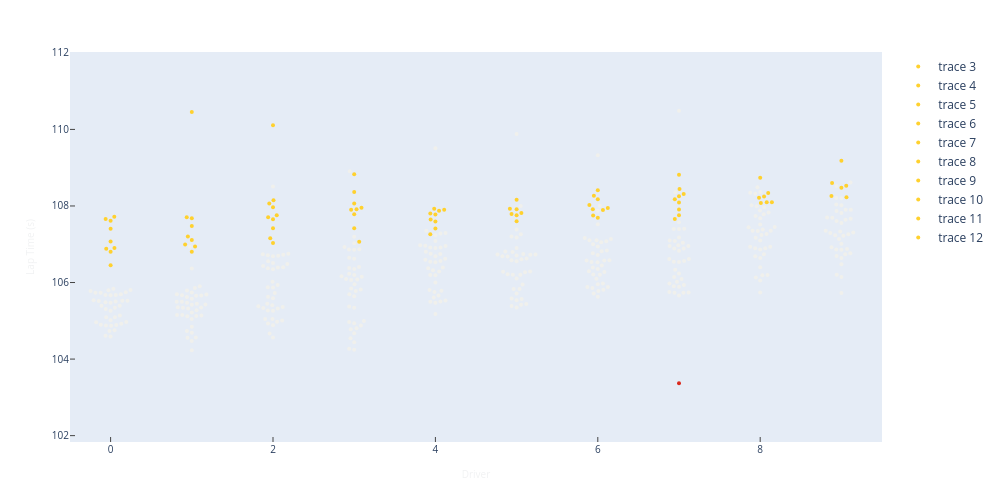

The notebook cell this image was saved under:
### Code cell
#conveerting from matplotlib to plotly
from plotly.tools import mpl_to_plotly
import plotly.graph_objects as go

plotly_fig = mpl_to_plotly(fig)
import plotly.io as pio
pio.show(plotly_fig)
